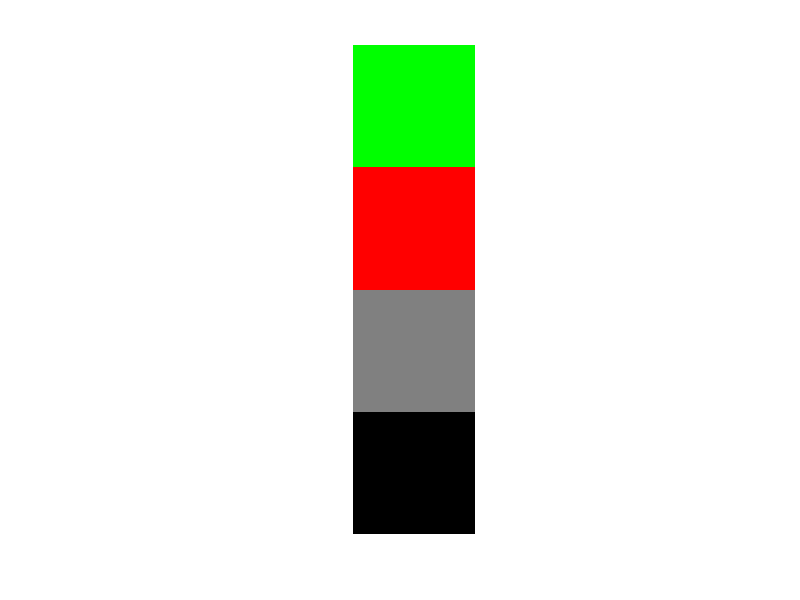

Write MATLAB code to recreate this figure.
LIND = [1; 2; 3; 4];
MAP = [0, 1, 0; 1, 0, 0; .5, .5, .5; 0, 0, 0];
figure
imshow(LIND, MAP, 'InitialMagnification', 'fit')